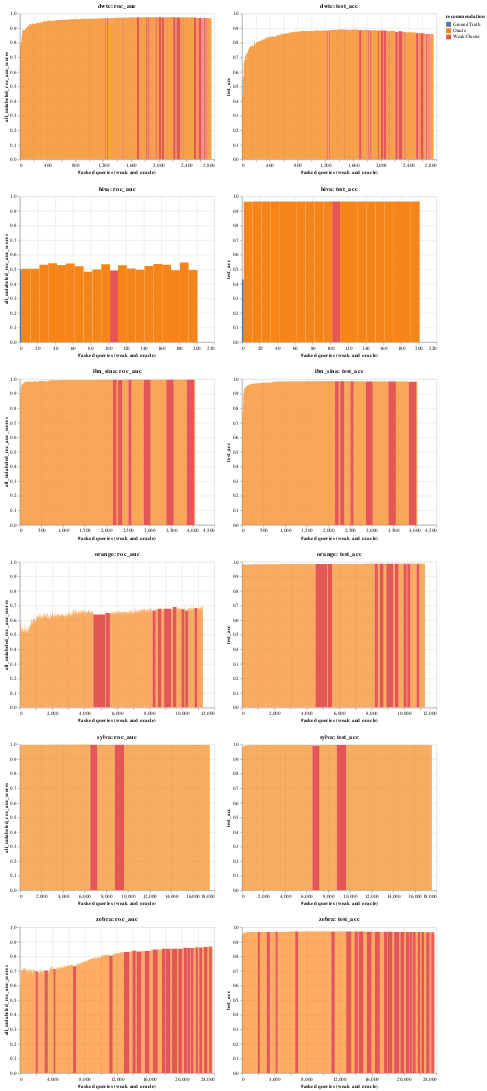

Notebook code for this chart:
### Code cell
pre_fetch_data(1)
visualise_top_n(1)

### Figure 1 — Vega-Lite specification as saved in the notebook (floating-point values rounded to 4 significant figures; data arrays with more than 128 entries replaced by an {"elided": "..."} marker saying what was removed)
{"config": {"view": {"continuousWidth": 400, "continuousHeight": 300}}, "vconcat": [{"hconcat": [{"mark": "rect", "encoding": {"color": {"type": "nominal", "field": "recommendation", "scale": {"scheme": "tableau10"}}, "tooltip": [{"type": "quantitative", "field": "iteration"}, {"type": "quantitative", "field": "f1"}, {"type": "quantitative", "field": "test_acc"}, {"type": "quantitative", "field": "all_unlabeled_roc_auc_scores"}, {"type": "quantitative", "field": "query_strong_accuracy_list"}, {"type": "quantitative", "field": "query_length"}, {"type": "nominal", "field": "recommendation"}], "x": {"type": "quantitative", "field": "asked_queries_end", "title": "#asked queries (weak and oracle)"}, "x2": {"field": "asked_queries"}, "y": {"type": "quantitative", "field": "all_unlabeled_roc_auc_scores", "scale": {"domain": [0, 1]}}}, "selection": {"selector235": {"type": "interval", "bind": "scales", "encodings": ["x", "y"]}}, "title": "dwtc: roc_auc"}, {"mark": "rect", "encoding": {"color": {"type": "nominal", "field": "recommendation", "scale": {"scheme": "tableau10"}}, "tooltip": [{"type": "quantitative", "field": "iteration"}, {"type": "quantitative", "field": "f1"}, {"type": "quantitative", "field": "test_acc"}, {"type": "quantitative", "field": "all_unlabeled_roc_auc_scores"}, {"type": "quantitative", "field": "query_strong_accuracy_list"}, {"type": "quantitative", "field": "query_length"}, {"type": "nominal", "field": "recommendation"}], "x": {"type": "quantitative", "field": "asked_queries_end", "title": "#asked queries (weak and oracle)"}, "x2": {"field": "asked_queries"}, "y": {"type": "quantitative", "field": "test_acc", "scale": {"domain": [0, 1]}}}, "selection": {"selector235": {"type": "interval", "bind": "scales", "encodings": ["x", "y"]}}, "title": "dwtc: test_acc"}], "data": {"name": "data-df885acb8db6a17abd307e3be71d3b7c"}}, {"hconcat": [{"mark": "rect", "encoding": {"color": {"type": "nominal", "field": "recommendation", "scale": {"scheme": "tableau10"}}, "tooltip": [{"type": "quantitative", "field": "iteration"}, {"type": "quantitative", "field": "f1"}, {"type": "quantitative", "field": "test_acc"}, {"type": "quantitative", "field": "all_unlabeled_roc_auc_scores"}, {"type": "quantitative", "field": "query_strong_accuracy_list"}, {"type": "quantitative", "field": "query_length"}, {"type": "nominal", "field": "recommendation"}], "x": {"type": "quantitative", "field": "asked_queries_end", "title": "#asked queries (weak and oracle)"}, "x2": {"field": "asked_queries"}, "y": {"type": "quantitative", "field": "all_unlabeled_roc_auc_scores", "scale": {"domain": [0, 1]}}}, "selection": {"selector236": {"type": "interval", "bind": "scales", "encodings": ["x", "y"]}}, "title": "hiva: roc_auc"}, {"mark": "rect", "encoding": {"color": {"type": "nominal", "field": "recommendation", "scale": {"scheme": "tableau10"}}, "tooltip": [{"type": "quantitative", "field": "iteration"}, {"type": "quantitative", "field": "f1"}, {"type": "quantitative", "field": "test_acc"}, {"type": "quantitative", "field": "all_unlabeled_roc_auc_scores"}, {"type": "quantitative", "field": "query_strong_accuracy_list"}, {"type": "quantitative", "field": "query_length"}, {"type": "nominal", "field": "recommendation"}], "x": {"type": "quantitative", "field": "asked_queries_end", "title": "#asked queries (weak and oracle)"}, "x2": {"field": "asked_queries"}, "y": {"type": "quantitative", "field": "test_acc", "scale": {"domain": [0, 1]}}}, "selection": {"selector236": {"type": "interval", "bind": "scales", "encodings": ["x", "y"]}}, "title": "hiva: test_acc"}], "data": {"name": "data-2ab90b68f65a09d684a93ce82942722e"}}, {"hconcat": [{"mark": "rect", "encoding": {"color": {"type": "nominal", "field": "recommendation", "scale": {"scheme": "tableau10"}}, "tooltip": [{"type": "quantitative", "field": "iteration"}, {"type": "quantitative", "field": "f1"}, {"type": "quantitative", "field": "test_acc"}, {"type": "quantitative", "field": "all_unlabeled_roc_auc_scores"}, {"type": "quantitative", "field": "query_strong_accuracy_list"}, {"type": "quantitative", "field": "query_length"}, {"type": "nominal", "field": "recommendation"}], "x": {"type": "quantitative", "field": "asked_queries_end", "title": "#asked queries (weak and oracle)"}, "x2": {"field": "asked_queries"}, "y": {"type": "quantitative", "field": "all_unlabeled_roc_auc_scores", "scale": {"domain": [0, 1]}}}, "selection": {"selector237": {"type": "interval", "bind": "scales", "encodings": ["x", "y"]}}, "title": "ibn_sina: roc_auc"}, {"mark": "rect", "encoding": {"color": {"type": "nominal", "field": "recommendation", "scale": {"scheme": "tableau10"}}, "tooltip": [{"type": "quantitative", "field": "iteration"}, {"type": "quantitative", "field": "f1"}, {"type": "quantitative", "field": "test_acc"}, {"type": "quantitative", "field": "all_unlabeled_roc_auc_scores"}, {"type": "quantitative", "field": "query_strong_accuracy_list"}, {"type": "quantitative", "field": "query_length"}, {"type": "nominal", "field": "recommendation"}], "x": {"type": "quantitative", "field": "asked_queries_end", "title": "#asked queries (weak and oracle)"}, "x2": {"field": "asked_queries"}, "y": {"type": "quantitative", "field": "test_acc", "scale": {"domain": [0, 1]}}}, "selection": {"selector237": {"type": "interval", "bind": "scales", "encodings": ["x", "y"]}}, "title": "ibn_sina: test_acc"}], "data": {"name": "data-1ad6dd1814dc0d4f960995238b24eba6"}}, {"hconcat": [{"mark": "rect", "encoding": {"color": {"type": "nominal", "field": "recommendation", "scale": {"scheme": "tableau10"}}, "tooltip": [{"type": "quantitative", "field": "iteration"}, {"type": "quantitative", "field": "f1"}, {"type": "quantitative", "field": "test_acc"}, {"type": "quantitative", "field": "all_unlabeled_roc_auc_scores"}, {"type": "quantitative", "field": "query_strong_accuracy_list"}, {"type": "quantitative", "field": "query_length"}, {"type": "nominal", "field": "recommendation"}], "x": {"type": "quantitative", "field": "asked_queries_end", "title": "#asked queries (weak and oracle)"}, "x2": {"field": "asked_queries"}, "y": {"type": "quantitative", "field": "all_unlabeled_roc_auc_scores", "scale": {"domain": [0, 1]}}}, "selection": {"selector238": {"type": "interval", "bind": "scales", "encodings": ["x", "y"]}}, "title": "orange: roc_auc"}, {"mark": "rect", "encoding": {"color": {"type": "nominal", "field": "recommendation", "scale": {"scheme": "tableau10"}}, "tooltip": [{"type": "quantitative", "field": "iteration"}, {"type": "quantitative", "field": "f1"}, {"type": "quantitative", "field": "test_acc"}, {"type": "quantitative", "field": "all_unlabeled_roc_auc_scores"}, {"type": "quantitative", "field": "query_strong_accuracy_list"}, {"type": "quantitative", "field": "query_length"}, {"type": "nominal", "field": "recommendation"}], "x": {"type": "quantitative", "field": "asked_queries_end", "title": "#asked queries (weak and oracle)"}, "x2": {"field": "asked_queries"}, "y": {"type": "quantitative", "field": "test_acc", "scale": {"domain": [0, 1]}}}, "selection": {"selector238": {"type": "interval", "bind": "scales", "encodings": ["x", "y"]}}, "title": "orange: test_acc"}], "data": {"name": "data-1c78f0f48226d914010e9bb84c002035"}}, {"hconcat": [{"mark": "rect", "encoding": {"color": {"type": "nominal", "field": "recommendation", "scale": {"scheme": "tableau10"}}, "tooltip": [{"type": "quantitative", "field": "iteration"}, {"type": "quantitative", "field": "f1"}, {"type": "quantitative", "field": "test_acc"}, {"type": "quantitative", "field": "all_unlabeled_roc_auc_scores"}, {"type": "quantitative", "field": "query_strong_accuracy_list"}, {"type": "quantitative", "field": "query_length"}, {"type": "nominal", "field": "recommendation"}], "x": {"type": "quantitative", "field": "asked_queries_end", "title": "#asked queries (weak and oracle)"}, "x2": {"field": "asked_queries"}, "y": {"type": "quantitative", "field": "all_unlabeled_roc_auc_scores", "scale": {"domain": [0, 1]}}}, "selection": {"selector239": {"type": "interval", "bind": "scales", "encodings": ["x", "y"]}}, "title": "sylva: roc_auc"}, {"mark": "rect", "encoding": {"color": {"type": "nominal", "field": "recommendation", "scale": {"scheme": "tableau10"}}, "tooltip": [{"type": "quantitative", "field": "iteration"}, {"type": "quantitative", "field": "f1"}, {"type": "quantitative", "field": "test_acc"}, {"type": "quantitative", "field": "all_unlabeled_roc_auc_scores"}, {"type": "quantitative", "field": "query_strong_accuracy_list"}, {"type": "quantitative", "field": "query_length"}, {"type": "nominal", "field": "recommendation"}], "x": {"type": "quantitative", "field": "asked_queries_end", "title": "#asked queries (weak and oracle)"}, "x2": {"field": "asked_queries"}, "y": {"type": "quantitative", "field": "test_acc", "scale": {"domain": [0, 1]}}}, "selection": {"selector239": {"type": "interval", "bind": "scales", "encodings": ["x", "y"]}}, "title": "sylva: test_acc"}], "data": {"name": "data-2f010c5613f1987447b520b59c9696d1"}}, {"hconcat": [{"mark": "rect", "encoding": {"color": {"type": "nominal", "field": "recommendation", "scale": {"scheme": "tableau10"}}, "tooltip": [{"type": "quantitative", "field": "iteration"}, {"type": "quantitative", "field": "f1"}, {"type": "quantitative", "field": "test_acc"}, {"type": "quantitative", "field": "all_unlabeled_roc_auc_scores"}, {"type": "quantitative", "field": "query_strong_accuracy_list"}, {"type": "quantitative", "field": "query_length"}, {"type": "nominal", "field": "recommendation"}], "x": {"type": "quantitative", "field": "asked_queries_end", "title": "#asked queries (weak and oracle)"}, "x2": {"field": "asked_queries"}, "y": {"type": "quantitative", "field": "all_unlabeled_roc_auc_scores", "scale": {"domain": [0, 1]}}}, "selection": {"selector240": {"type": "interval", "bind": "scales", "encodings": ["x", "y"]}}, "title": "zebra: roc_auc"}, {"mark": "rect", "encoding": {"color": {"type": "nominal", "field": "recommendation", "scale": {"scheme": "tableau10"}}, "tooltip": [{"type": "quantitative", "field": "iteration"}, {"type": "quantitative", "field": "f1"}, {"type": "quantitative", "field": "test_acc"}, {"type": "quantitative", "field": "all_unlabeled_roc_auc_scores"}, {"type": "quantitative", "field": "query_strong_accuracy_list"}, {"type": "quantitative", "field": "query_length"}, {"type": "nominal", "field": "recommendation"}], "x": {"type": "quantitative", "field": "asked_queries_end", "title": "#asked queries (weak and oracle)"}, "x2": {"field": "asked_queries"}, "y": {"type": "quantitative", "field": "test_acc", "scale": {"domain": [0, 1]}}}, "selection": {"selector240": {"type": "interval", "bind": "scales", "encodings": ["x", "y"]}}, "title": "zebra: test_acc"}], "data": {"name": "data-3ffe0d78a5d183207e8a8ff82caacb64"}}], "$schema": "https://vega.github.io/schema/vega-lite/v4.0.2.json", "datasets": {"data-df885acb8db6a17abd307e3be71d3b7c": {"elided": "255 records"}, "data-2ab90b68f65a09d684a93ce82942722e": [{"iteration": 0, "all_unlabeled_roc_auc_scores": 0.4984, "query_length": 2, "recommendation": "Ground Truth", "query_strong_accuracy_list": null, "f1": 0.5717, "test_acc": 0.4303, "asked_queries": 2, "asked_queries_end": 0}, {"iteration": 1, "all_unlabeled_roc_auc_scores": 0.504, "query_length": 10, "recommendation": "Oracle", "query_strong_accuracy_list": null, "f1": 0.9469, "test_acc": 0.9626, "asked_queries": 12, "asked_queries_end": 2}, {"iteration": 2, "all_unlabeled_roc_auc_scores": 0.5038, "query_length": 10, "recommendation": "Oracle", "query_strong_accuracy_list": null, "f1": 0.9475, "test_acc": 0.9648, "asked_queries": 22, "asked_queries_end": 12}, {"iteration": 3, "all_unlabeled_roc_auc_scores": 0.5305, "query_length": 10, "recommendation": "Oracle", "query_strong_accuracy_list": null, "f1": 0.9475, "test_acc": 0.9648, "asked_queries": 32, "asked_queries_end": 22}, {"iteration": 4, "all_unlabeled_roc_auc_scores": 0.5408, "query_length": 10, "recommendation": "Oracle", "query_strong_accuracy_list": null, "f1": 0.9476, "test_acc": 0.9648, "asked_queries": 42, "asked_queries_end": 32}, {"iteration": 5, "all_unlabeled_roc_auc_scores": 0.5292, "query_length": 10, "recommendation": "Oracle", "query_strong_accuracy_list": null, "f1": 0.9476, "test_acc": 0.9648, "asked_queries": 52, "asked_queries_end": 42}, {"iteration": 6, "all_unlabeled_roc_auc_scores": 0.5398, "query_length": 10, "recommendation": "Oracle", "query_strong_accuracy_list": null, "f1": 0.9475, "test_acc": 0.9648, "asked_queries": 62, "asked_queries_end": 52}, {"iteration": 7, "all_unlabeled_roc_auc_scores": 0.5201, "query_length": 10, "recommendation": "Oracle", "query_strong_accuracy_list": null, "f1": 0.9476, "test_acc": 0.9648, "asked_queries": 72, "asked_queries_end": 62}, {"iteration": 8, "all_unlabeled_roc_auc_scores": 0.4834, "query_length": 10, "recommendation": "Oracle", "query_strong_accuracy_list": null, "f1": 0.9476, "test_acc": 0.9648, "asked_queries": 82, "asked_queries_end": 72}, {"iteration": 9, "all_unlabeled_roc_auc_scores": 0.498, "query_length": 10, "recommendation": "Oracle", "query_strong_accuracy_list": null, "f1": 0.9476, "test_acc": 0.9648, "asked_queries": 92, "asked_queries_end": 82}, {"iteration": 10, "all_unlabeled_roc_auc_scores": 0.5348, "query_length": 10, "recommendation": "Oracle", "query_strong_accuracy_list": null, "f1": 0.9477, "test_acc": 0.9649, "asked_queries": 102, "asked_queries_end": 92}, {"iteration": 11, "all_unlabeled_roc_auc_scores": 0.4919, "query_length": 9, "recommendation": "Weak Cluster", "query_strong_accuracy_list": 1.0, "f1": 0.9477, "test_acc": 0.9649, "asked_queries": 111, "asked_queries_end": 102}, {"iteration": 12, "all_unlabeled_roc_auc_scores": 0.5274, "query_length": 10, "recommendation": "Oracle", "query_strong_accuracy_list": null, "f1": 0.9476, "test_acc": 0.9648, "asked_queries": 121, "asked_queries_end": 111}, {"iteration": 13, "all_unlabeled_roc_auc_scores": 0.5049, "query_length": 10, "recommendation": "Oracle", "query_strong_accuracy_list": null, "f1": 0.9477, "test_acc": 0.9649, "asked_queries": 131, "asked_queries_end": 121}, {"iteration": 14, "all_unlabeled_roc_auc_scores": 0.4963, "query_length": 10, "recommendation": "Oracle", "query_strong_accuracy_list": null, "f1": 0.9476, "test_acc": 0.9649, "asked_queries": 141, "asked_queries_end": 131}, {"iteration": 15, "all_unlabeled_roc_auc_scores": 0.523, "query_length": 10, "recommendation": "Oracle", "query_strong_accuracy_list": null, "f1": 0.9476, "test_acc": 0.9648, "asked_queries": 151, "asked_queries_end": 141}, {"iteration": 16, "all_unlabeled_roc_auc_scores": 0.5362, "query_length": 10, "recommendation": "Oracle", "query_strong_accuracy_list": null, "f1": 0.9476, "test_acc": 0.9648, "asked_queries": 161, "asked_queries_end": 151}, {"iteration": 17, "all_unlabeled_roc_auc_scores": 0.53, "query_length": 10, "recommendation": "Oracle", "query_strong_accuracy_list": null, "f1": 0.9476, "test_acc": 0.9648, "asked_queries": 171, "asked_queries_end": 161}, {"iteration": 18, "all_unlabeled_roc_auc_scores": 0.4935, "query_length": 10, "recommendation": "Oracle", "query_strong_accuracy_list": null, "f1": 0.9476, "test_acc": 0.9648, "asked_queries": 181, "asked_queries_end": 171}, {"iteration": 19, "all_unlabeled_roc_auc_scores": 0.5468, "query_length": 10, "recommendation": "Oracle", "query_strong_accuracy_list": null, "f1": 0.9476, "test_acc": 0.9648, "asked_queries": 191, "asked_queries_end": 181}, {"iteration": 20, "all_unlabeled_roc_auc_scores": 0.4957, "query_length": 10, "recommendation": "Oracle", "query_strong_accuracy_list": null, "f1": 0.9476, "test_acc": 0.9648, "asked_queries": 201, "asked_queries_end": 191}], "data-1ad6dd1814dc0d4f960995238b24eba6": {"elided": "335 records"}, "data-1c78f0f48226d914010e9bb84c002035": {"elided": "870 records"}, "data-2f010c5613f1987447b520b59c9696d1": {"elided": "1606 records"}, "data-3ffe0d78a5d183207e8a8ff82caacb64": {"elided": "1461 records"}}}
